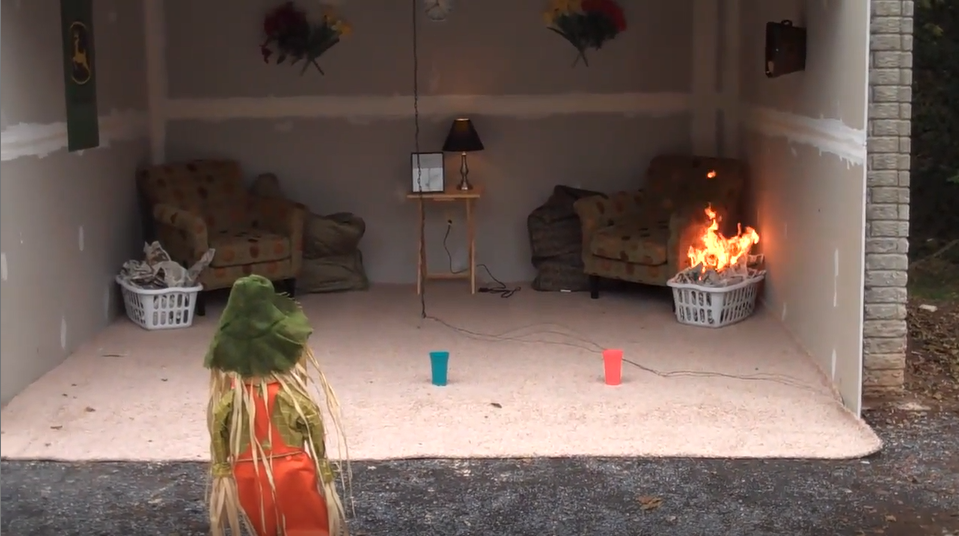
#> input picture single_frame.png, 959 x 536 px, given in place of the camera
$ python fire_detect_v1.py
#> lines starting #> are read from the running program, lines starting #| are printed output that depends on the picture; after the words box and inside, x2 and y2 are one past the last pixel; in counts of white or black regions, pixels touching at a corner belong together
#########################
#ECE 183DA Team Melpomene
#########################
#1st iteration of fire detection model that has rudimentary threshold-based
#fire-detection in the HSV colorspace

import cv2
import numpy as np
import serial

video_file = r"C:\Users\Alex Chen\Google Drive (yoyohc10@g.ucla.edu)\Fourth Year 2021-2022\Winter Quarter\ECE183DA\algorithms\Fire Detection Algorithm\tree_fire_Trim.mp4"
video = cv2.VideoCapture(1)
# ser = serial.Serial('COM5')
print(video.read())
while (video.isOpened()):
    (grabbed, frame) = video.read()
#> frame is the input picture: shape (536, 959, 3); mean B, G, R 86.2, 93.8, 111.8
    if not grabbed:
        print("breaking")
        break

    blur = cv2.GaussianBlur(frame, (21, 21), 0)
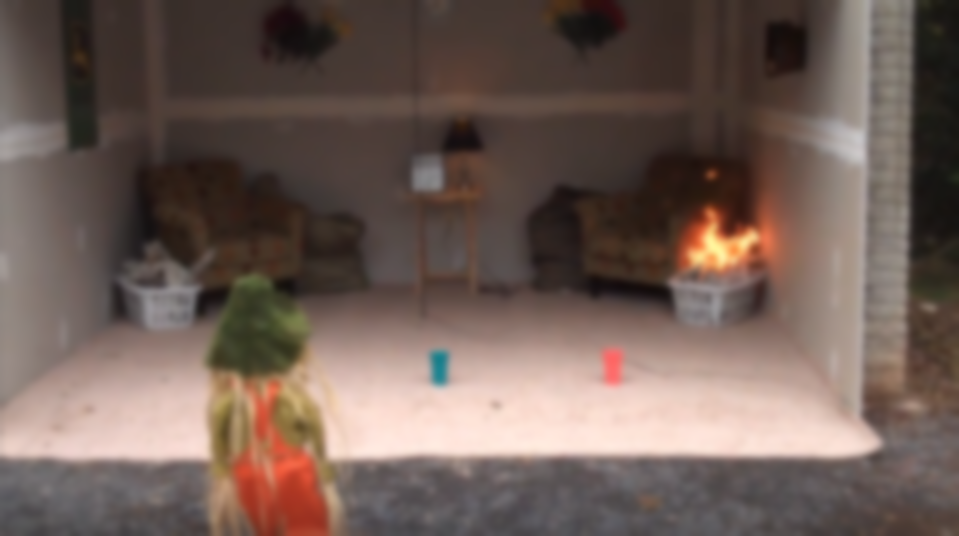
#> blur: shape (536, 959, 3); mean B, G, R 86.2, 93.8, 111.8
    hsv = cv2.cvtColor(blur, cv2.COLOR_BGR2HSV)
#> hsv: shape (536, 959, 3); mean H, S, V 23.4, 63.4, 111.9

    lower = [18, 50, 50]
    upper = [35, 255, 255]
    lower = np.array(lower, dtype="uint8")
    upper = np.array(upper, dtype="uint8")
    mask = cv2.inRange(hsv, lower, upper)
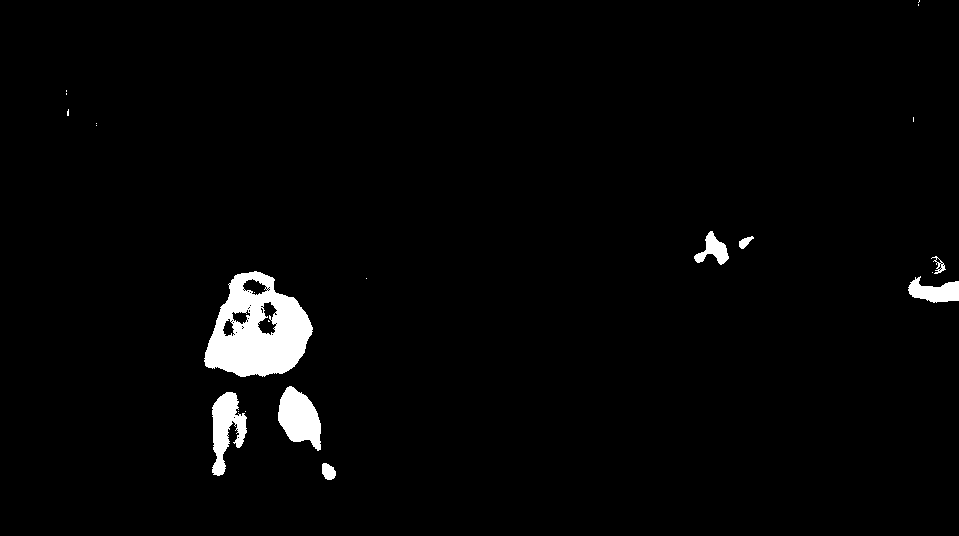
#> mask: shape (536, 959); 2.4% white; 22 white regions (14 under 20 px), largest, box (x1, y1, x2, y2) and area: (204, 271, 313, 377) 7122, (278, 386, 321, 451) 1808, (212, 392, 247, 476) 1638

    output = cv2.bitwise_and(frame, hsv, mask=mask)
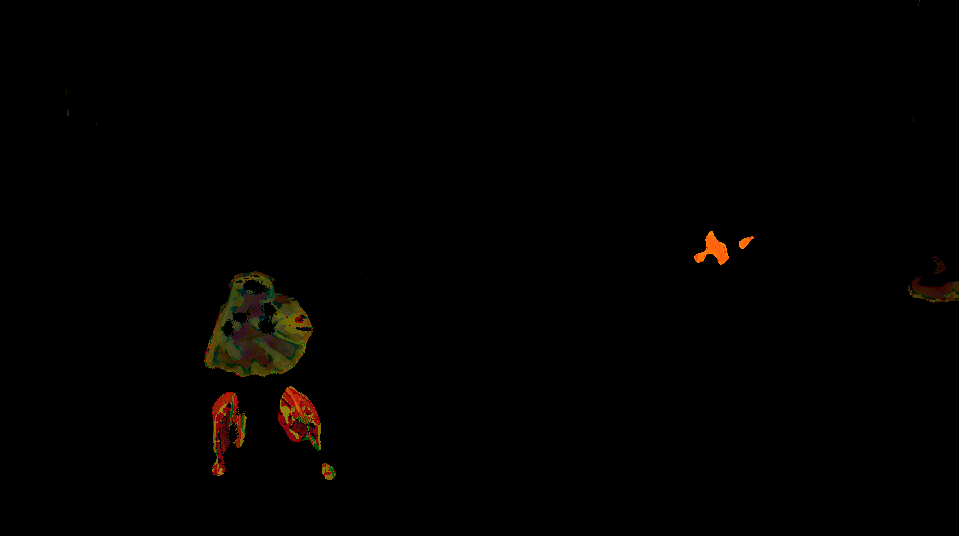
#> output: shape (536, 959, 3); mean B, G, R 0.3, 1.2, 2.1
    no_red = cv2.countNonZero(mask)
#> no_red = 12353

    # print("output:", frame)
    # print(no_red)
    if int(no_red) > 40000:
        print ('Fire detected')
        # cv2.imshow("output", output)
    #     ser.write(b'A')
    cv2.imshow("output", hsv)
    print(int(no_red))
#| 12353
   #print("output:".format(mask))
    if cv2.waitKey(10) & 0xFF == ord('q'):
#> (key q is pressed here)
        break

cv2.destroyAllWindows()
video.release()
